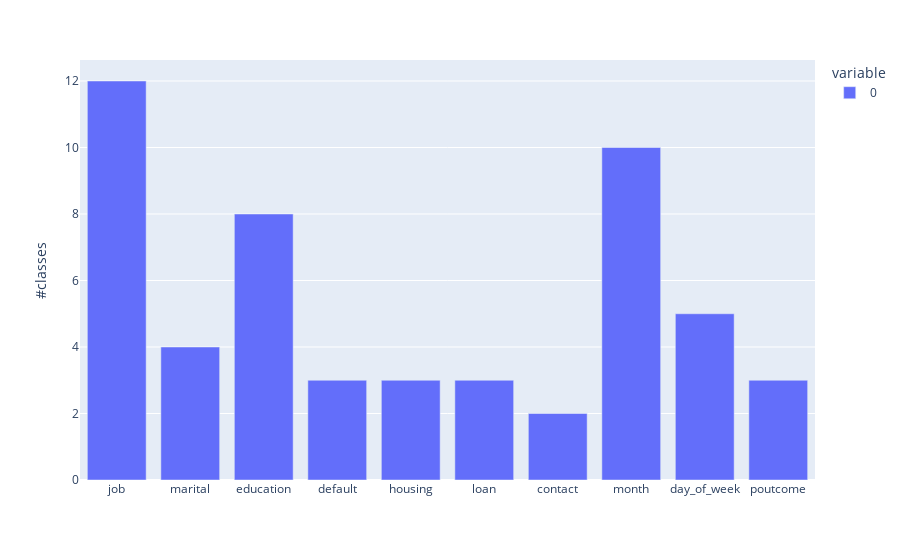

Notebook code cell kept with this figure:
### Code cell
px.bar(data[cat_cols].nunique(), labels={'index': '', 'value': '#classes'}).show()

### Figure 1 — Plotly figure (JSON) as saved in the notebook; plotly's stock layout.template omitted (floating-point values rounded to 4 significant figures)
{"data": [{"alignmentgroup": "True", "hovertemplate": "variable=0<br>=%{x}<br>#classes=%{y}<extra></extra>", "legendgroup": "0", "marker": {"color": "#636efa"}, "name": "0", "offsetgroup": "0", "orientation": "v", "showlegend": true, "textposition": "auto", "type": "bar", "x": ["job", "marital", "education", "default", "housing", "loan", "contact", "month", "day_of_week", "poutcome"], "xaxis": "x", "y": [12, 4, 8, 3, 3, 3, 2, 10, 5, 3], "yaxis": "y"}], "layout": {"barmode": "relative", "legend": {"title": {"text": "variable"}, "tracegroupgap": 0}, "margin": {"t": 60}, "xaxis": {"anchor": "y", "domain": [0, 1], "title": {"text": ""}}, "yaxis": {"anchor": "x", "domain": [0, 1], "title": {"text": "#classes"}}}}
